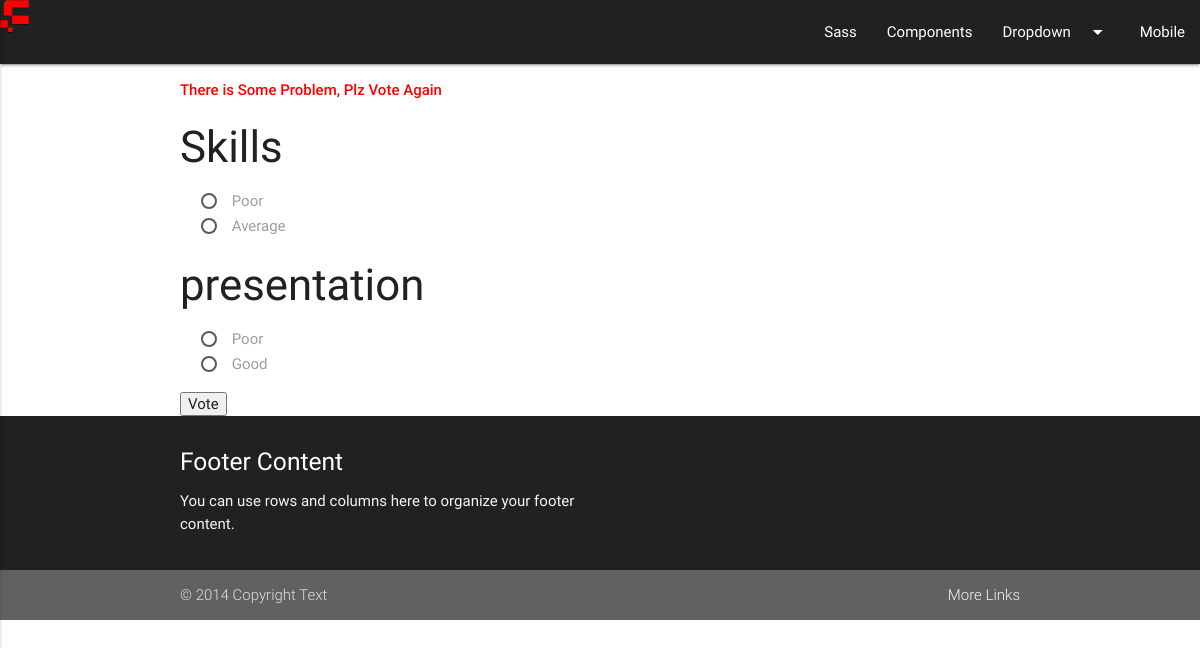
The page /teams/1/vote/ on the database its author committed.
### polls/models.py (models this page shows, shortened)
class Question(models.Model):
    question_id = models.AutoField(primary_key=True)
    team = models.ForeignKey(Teams, on_delete=models.CASCADE)
    question_text = models.CharField(max_length=200)
    pub_date = models.DateTimeField('date published')

class Choice(models.Model):
    choice_id = models.AutoField(primary_key=True)
    question = models.ForeignKey(Question, on_delete=models.CASCADE)
    choice_text = models.CharField(max_length=200)
    votes = models.IntegerField(default=0)

### polls/views.py (the view)
# urls.py: url(r'^teams/(?P<team_id>[0-9]+)/vote/$', views.vote, name='vote'),
def vote(request, team_id):
    questions = Question.objects.filter(team=team_id)
    team = Teams.objects.get(pk=team_id)
    if request.method == 'POST':
        '''Validating Form server side'''
        for question in questions:
            que = question.question_id
            try:
                selected_choice = question.choice_set.get(choice_id=request.POST[str(que)])
            except (KeyError, Choice.DoesNotExist):
                return render(request, 'team.html', {
                    'questions': questions,
                    'team': team,
                    'error_message': "Plz, Vote all the given queries",
                })
        for question in questions:
            que = question.question_id
            selected_choice = question.choice_set.get(choice_id = request.POST[str(que)])
            '''Increase the counter Of the Vote'''
            selected_choice.votes += 1
            '''Saving the Choice'''
            selected_choice.save()
        return HttpResponseRedirect(reverse('review', args=(team_id)))
    else:
        args = {
            'questions': questions,
            'team': team,
            'error_message': "There is Some Problem, Plz Vote Again",
        }
        return render(request, 'team.html', args)

### polls/templates/team.html (shortened to what this page needs)
<!DOCTYPE html>
<html lang="en">
{% include "header.html" %}
<body>
{% include "navbar.html" %}
<div class="container">
    <form action="/teams/{{team.team_id}}/vote/" method="post">
    <ul>
        {% if error_message %}<p><strong>{{ error_message }}</strong></p>{% endif %}
        {% if questions is not None %}
            {% for question in questions %}
                <li>
                    <h3>{{ question.question_text }}</h3>
                    {% for choice in question.choice_set.all %}
                        <label for="{{question.question_id}}{{ forloop.counter }}">{{ choice.choice_text }}</label><br />
                    {% endfor %}
                </li>
            {% endfor %}
        {% else %}
            <p>No questions are available.</p>
        {% endif %}
    </ul>
    <input type="submit" value="Vote" />
</form>
</div>
{% include "footer.html"%}
</body>
</html>

### polls/static/css/style.css (style rules this page uses)
p { color:red; }

### rows shown on the page
Question: question_text "Skills"
Choice: choice_text "Poor"
Choice: choice_text "Average"
Question: question_text "presentation"
Choice: choice_text "Poor"
Choice: choice_text "Good"

### other values the page prints
{{ error_message }} "There is Some Problem, Plz Vote Again"
